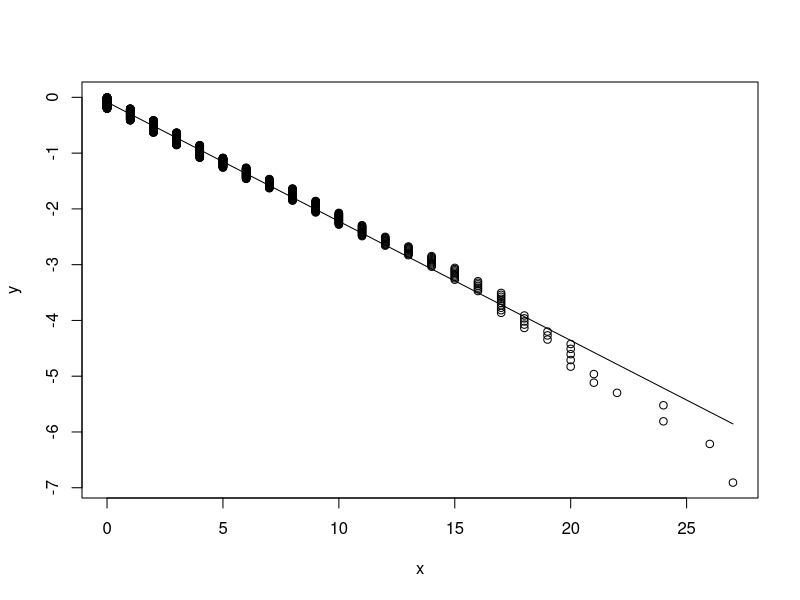
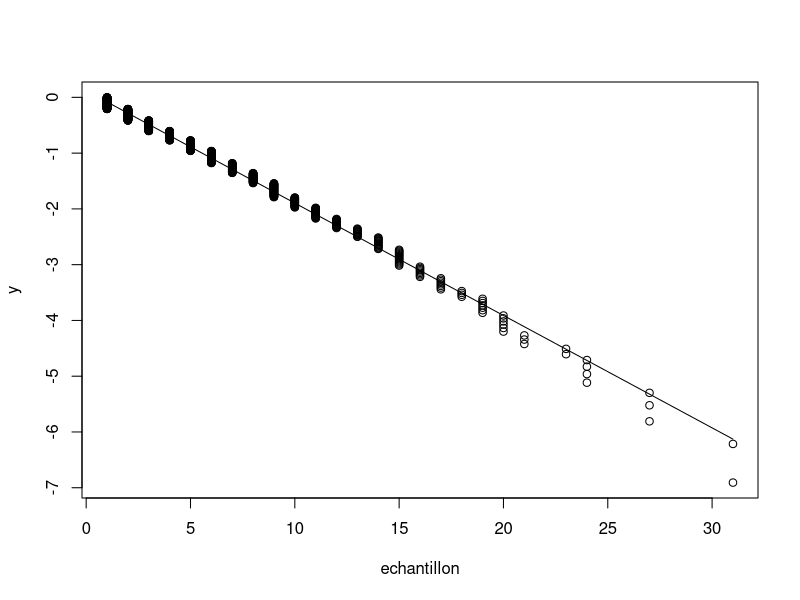
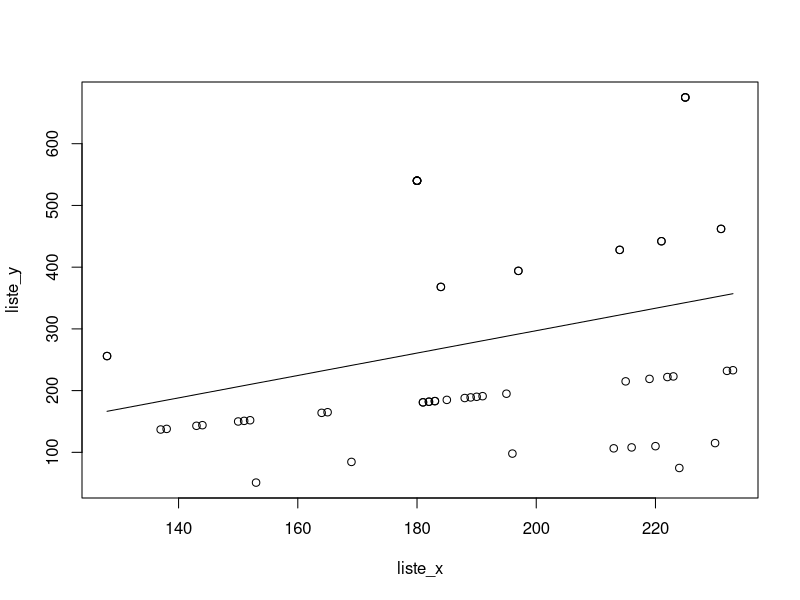
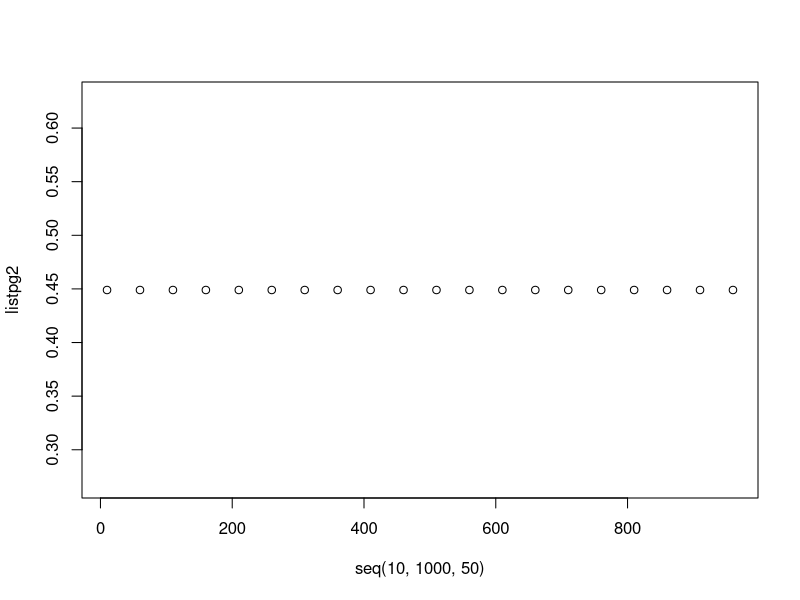

Reproduce these figures in R, in order.
n = 1000
r = 1
p = 0.1789
echantillon = sort(rnbinom(n,r,p))
for (i in 1:n) {
    echantillon[i] = echantillon[i] + r
}

#Estimons p (1.1)
print("Estimation de p selon la méthode des moments, et de maximum de vraisemblance")
print(r / mean(echantillon))

# Question 1.3
n = 1000
p = 0.1789
x = sort(rgeom(n, p))
y = x
for (i in 1:length(x)-1) {
    y[i] = log(1 - i/n)
}
x = head(x, -1)
y = head(y, -1)
plot(x, y)
reg<-lm(y~x)
lines(x, fitted.values(reg))
print(reg)
print(1 - exp(reg$coefficients[2]))


#Estimons p (1.4)
print("Estimation de p graphique")
h<-function(x)
{
  return (log(1 - x))
}

y = echantillon
for (i in 1:n)
{
  y[i] = h(i / n)
}
plot(echantillon, y)
x = head(echantillon, -1)
y = head(y, -1)
reg<-lm(y~x)
lines(x, fitted.values(reg))
print(reg)
print(1 - exp(reg$coefficients[2]))

# Second cas

n = 100
r = 20
p = 0.1
simul_second <-function(n, r, p) {
    echantillon = sort(rnbinom(n,r,p))
    for (i in 1:n) {
        echantillon[i] = echantillon[i] + r
    }
    liste_x = c()
    liste_y = c()

    for (i in 1:length(echantillon)-1) {
        if (length(echantillon[echantillon==echantillon[i]+1])) {
            liste_x = c(liste_x, echantillon[i])
            liste_y = c(liste_y, c(echantillon[i] * length(echantillon[echantillon==echantillon[i]])  / length(echantillon[echantillon==echantillon[i]+1])))
        }
    }
    return(list(x=liste_x, y=liste_y))
}
res = simul_second(n, r, p)
liste_x = res$x
liste_y = res$y

plot(liste_x, liste_y)
n_reg<-lm(liste_y~liste_x)
print(n_reg)
lines(liste_x, fitted.values(n_reg))
print("pg2")
print(1 - 1/ n_reg$coefficients[2])
print("pg3")
print(1 + (r-1) / n_reg$coefficients[1])

# Test de pg2 et pg3
listpg2 = c()
listpg3 = c()
for(r in seq(10, 1000, 50)) {
    pg2 = 0
    pg3 = 0
    y = 50
    for(j in 1:y) {
        res = simul_second(n, r, p)
        reg<-lm(res$y~res$y)
        pg2 = pg2 + 1 - 1/ n_reg$coefficients[2]
        pg3 = pg3 + 1 + (r-1) / n_reg$coefficients[1]
    }
    pg2 = pg2 / y
    pg3 = pg3 / y
    listpg2 = c(listpg2, pg2)
    listpg3 = c(listpg3, pg3)
}
print(length(listpg2))
plot(seq(10, 1000, 50), listpg2)
